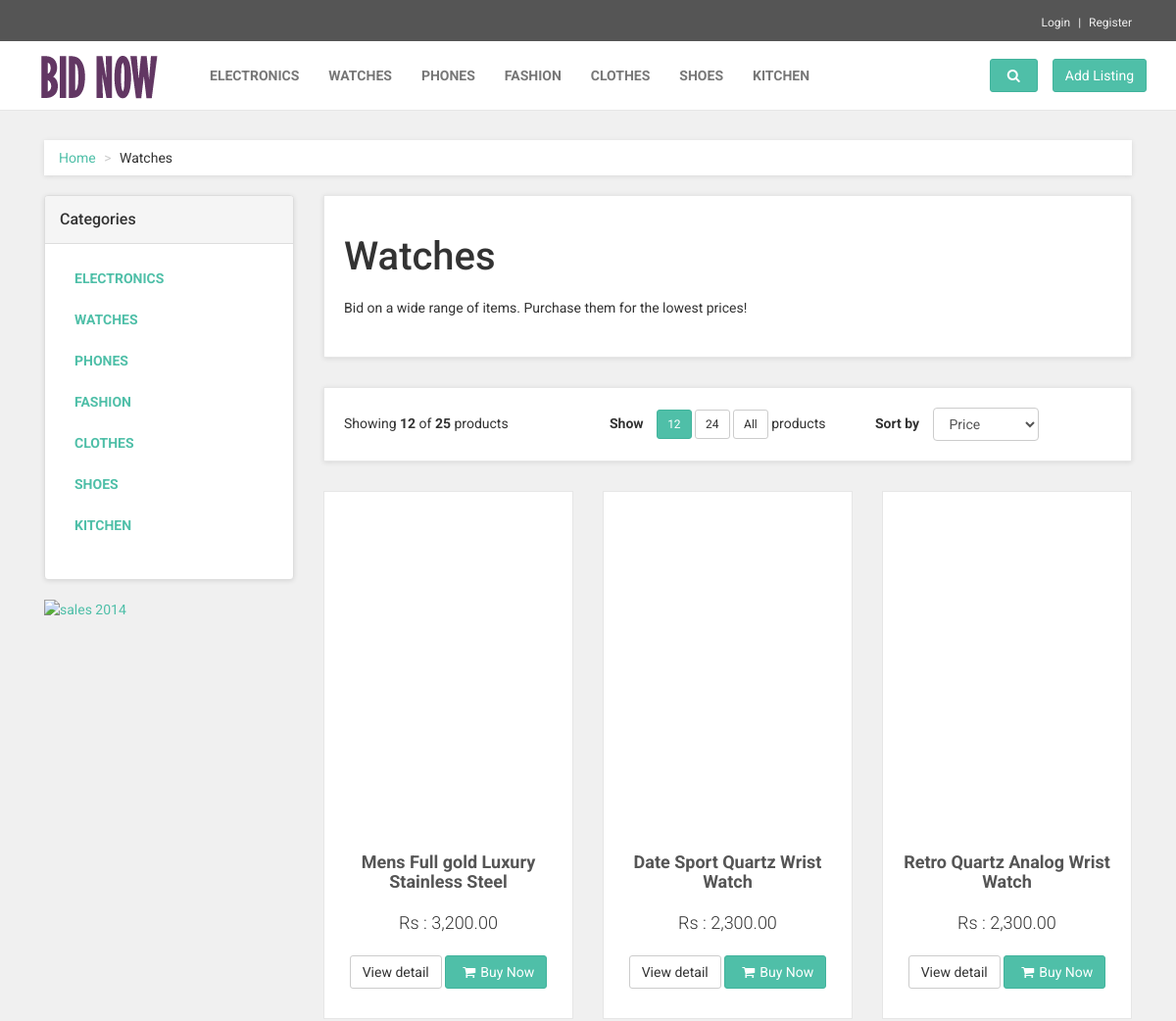
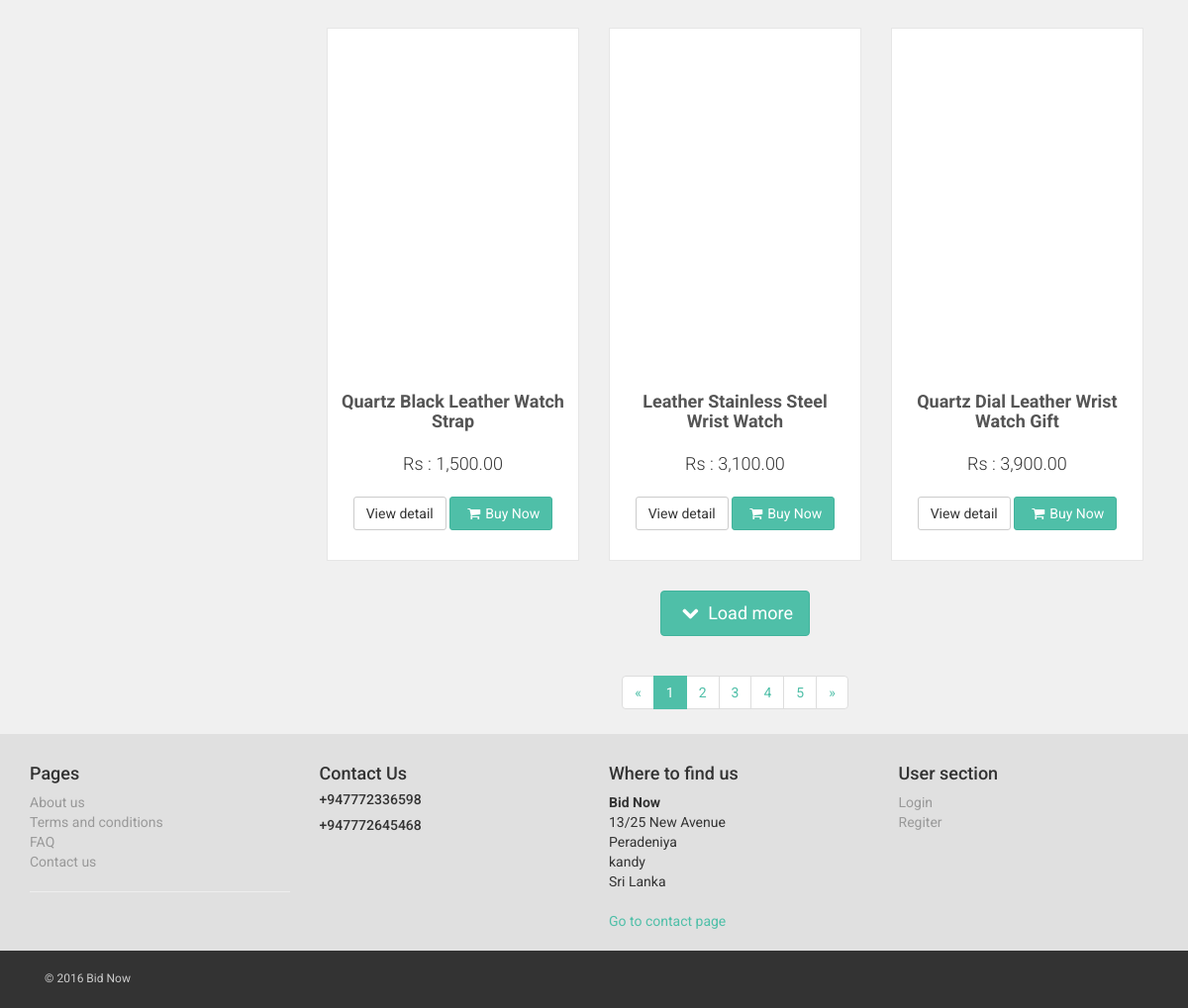
/BidNow/category.php?CategoryID=2, run on the app's committed database (2 pictures, top to bottom).
### tables this page shows
CREATE TABLE IF NOT EXISTS `category` (
  `CategoryID` int(10) NOT NULL,
  `Category` varchar(20) NOT NULL
);

CREATE TABLE IF NOT EXISTS `item` (
  `ItemID` int(10) NOT NULL,
  `ItemName` varchar(50) NOT NULL,
  `SellerID` int(10) DEFAULT NULL,
  `StartingPrice` int(6) NOT NULL,
  `ExpectedPrice` int(6) NOT NULL,
  `CurrentPrice` int(6) DEFAULT NULL,
  `PhotosID` varchar(20) DEFAULT NULL,
  `Description` varchar(6000) DEFAULT NULL,
  `CategoryID` int(10) NOT NULL,
  `EndTime` datetime NOT NULL
);

### BidNow/category.php (the view, shortened to what this page needs)
<!DOCTYPE html>
<html lang="en">
<head>
    <link href="css/font-awesome.css" rel="stylesheet">
    <link href="css/bootstrap.min.css" rel="stylesheet">
    <link href="css/animate.min.css" rel="stylesheet">
    <link href="css/owl.carousel.css" rel="stylesheet">
    <link href="css/owl.theme.css" rel="stylesheet">
    <link href="css/style.default.css" rel="stylesheet" id="theme-stylesheet">
    <link href="css/custom.css" rel="stylesheet">
</head>
<body>
    <?php include 'header.php';?>
    <?php
                 $CategoryID = $_GET['CategoryID'];
                 $query = "SELECT * FROM item Where CategoryID=$CategoryID";
                 $result = mysqli_query($db, $query);
                 $list = mysqli_fetch_array($result);
                 $query2 = "SELECT * FROM category Where CategoryID=$CategoryID";
                 $result2 = mysqli_query($db, $query2);
                 $CategoryName = mysqli_fetch_array($result2);
                            ?>
    <div id="all">
        <div id="content">
            <div class="container">
                <div class="col-md-12">
                    <ul class="breadcrumb">
                        <li><a href="#">Home</a>
                        </li>
                        <li><?php echo $CategoryName['Category'];?></li>
                    </ul>
                </div>
                <div class="col-md-3">
                   <div class="panel panel-default sidebar-menu">
                        <div class="panel-heading">
                            <h3 class="panel-title">Categories</h3>
                        </div>
                        <div class="panel-body">
                            <ul class="nav nav-pills nav-stacked category-menu">
                            <?php
                             $result1 = mysqli_query($db, $query1);
                             $categories = mysqli_fetch_array($result1);
                             while($categories) {
                               ?>
                                <li>
                                    <a href="category.php?CategoryID=<?php echo $categories['CategoryID'] ?>"><?php echo $categories['Category'];?> </a>
                                </li>
                                 <?php $categories = $result1->fetch_assoc();} ?>
                            </ul>
                        </div>
                    </div>
                    <div class="banner">
                        <a href="#">
                            <img src="img/banner.jpg" alt="sales 2014" class="img-responsive">
                        </a>
                    </div>
                </div>
                <div class="col-md-9">
                    <div class="box">
                        <h1><?php echo $CategoryName['Category'];?></h1>
                        <p>Bid on a wide range of items. Purchase them for the lowest prices!</p>
                    </div>
                    <div class="box info-bar">
                        <div class="row">
                            <div class="col-sm-12 col-md-4 products-showing">
                                Showing <strong>12</strong> of <strong>25</strong> products
                            </div>
                            <div class="col-sm-12 col-md-8  products-number-sort">
                                <div class="row">
                                    <form class="form-inline">
                                        <div class="col-md-6 col-sm-6">
                                            <div class="products-number">
                                                <strong>Show</strong>  <a href="#" class="btn btn-default btn-sm btn-primary">12</a>  <a href="#" class="btn btn-default btn-sm">24</a>  <a href="#" class="btn btn-default btn-sm">All</a> products
                                            </div>
                                        </div>
                                        <div class="col-md-6 col-sm-6">
                                            <div class="products-sort-by">
                                                <strong>Sort by</strong>
                                                <select name="sort-by" class="form-control">
                                                    <option>Price</option>
                                                </select>
                                            </div>
                                        </div>
                                    </form>
                                </div>
                            </div>
                        </div>
                    </div>
                    <div class="row products">
                    <?php
                        while($list) {
                        ?>
                        <div class="col-md-4 col-sm-6">
                            <div class="product">
                                <div class="text">
                                    <h3><a href="detail.php?ItemNo=<?php echo $list['ItemID'] ?>"><?php echo $list['ItemName'] ?></a></h3>
                                    <p class="price">Rs : <?php echo number_format($list['CurrentPrice'],2);?></p>
                                    <p class="buttons">
                                        <a href="detail.php?ItemNo=<?php echo $list['ItemID'] ?>" class="btn btn-default">View detail</a>
                                        <a href="basket.html" class="btn btn-primary"><i class="fa fa-shopping-cart"></i>Buy Now</a>
                                    </p>
                                </div>
                            </div>
                        </div>
                       <?php
                        $list = $result->fetch_assoc(); }
                        ?>
                    </div>
                    <div class="pages">
                        <p class="loadMore">
                            <a href="#" class="btn btn-primary btn-lg"><i class="fa fa-chevron-down"></i> Load more</a>
                        </p>
                        <ul class="pagination">
                            <li><a href="#">&laquo;</a>
                            </li>
                            <li class="active"><a href="#">1</a>
                            </li>
                            <li><a href="#">2</a>
                            </li>
                            <li><a href="#">3</a>
                            </li>
                            <li><a href="#">4</a>
                            </li>
                            <li><a href="#">5</a>
                            </li>
                            <li><a href="#">&raquo;</a>
                            </li>
                        </ul>
                    </div>
                </div>
            </div>
        </div>
<?php include 'footer.php';?>
</body>
</html>

### BidNow/header.php (shortened to what this page needs)
<div id="top">
    <div class="container">
        <div class="col-md-6 offer" data-animate="fadeInDown">
        </div>
        <div class="col-md-6" data-animate="fadeInDown">
            <ul class="menu">
                <?php
                if(isset($_SESSION['username'])) {
                    echo '
                    <li><i style="color:white; margin-right:5px" class="fa fa-user" aria-hidden="true"></i>
                    	<a href="userItems.php">'.$_SESSION["username"].'</a></li>
                    <li><a href="logout.php">Logout</a></li>
                    ';
                } else {
                    echo '
                    <li><a href="register.php">Login</a></li>
                    <li><a href="register.php">Register</a></li>
                    ';
                }
                ?>
            </ul>
        </div>
    </div>
</div>
<div class="navbar navbar-default yamm" role="navigation" id="navbar">
    <div class="container">
        <div class="navbar-header">
            <a class="navbar-brand home" href="index.php" data-animate-hover="bounce">
                <img src="img/logo.png" alt="Obaju logo" class="hidden-xs">
            </a>
        </div>
        <div class="navbar-collapse collapse" id="navigation">
            <ul class="nav navbar-nav navbar-left">
            <?php
         $db = mysqli_connect('localhost','root','','shop')
         or die('Error connecting to MySQL server.');
         $query1 = "SELECT * FROM category ";
         $result1 = mysqli_query($db, $query1);
         $categories = mysqli_fetch_array($result1);
            while($categories) {
                ?>
                <li class="inactive"><a href="category.php?CategoryID=<?php echo $categories['CategoryID'] ?>">
                <?php echo $categories["Category"];?></a>
                </li>
               <?php $categories = $result1->fetch_assoc();} ?>
            </ul>
        </div>
        <div class="navbar-buttons">
            <div class="navbar-collapse collapse right" id="basket-overview">
                <a href="addlisting.php" class="btn btn-primary navbar-btn"><span class="hidden-sm">Add Listing</span></a>
            </div>
            <div class="navbar-collapse collapse right" id="search-not-mobile">
                <button type="button" class="btn navbar-btn btn-primary" data-toggle="collapse" data-target="#search">
                    <i class="fa fa-search"></i>
                </button>
            </div>
        </div>
    </div>
</div>

### data on the page
category: Category "ELECTRONICS"
category: Category "WATCHES", Category "Watches"
category: Category "PHONES"
category: Category "FASHION"
category: Category "CLOTHES"
category: Category "SHOES"
category: Category "KITCHEN"
item: ItemName "Mens Full gold Luxury Stainless Steel", CurrentPrice "3,200.00"
item: ItemName "Date Sport Quartz Wrist Watch", CurrentPrice "2,300.00"
item: ItemName "Retro Quartz Analog Wrist Watch", CurrentPrice "2,300.00"
item: ItemName "Quartz Black Leather Watch Strap", CurrentPrice "1,500.00"
item: ItemName "Leather Stainless Steel Wrist Watch", CurrentPrice "3,100.00"
item: ItemName "Quartz Dial Leather Wrist Watch Gift", CurrentPrice "3,900.00"
